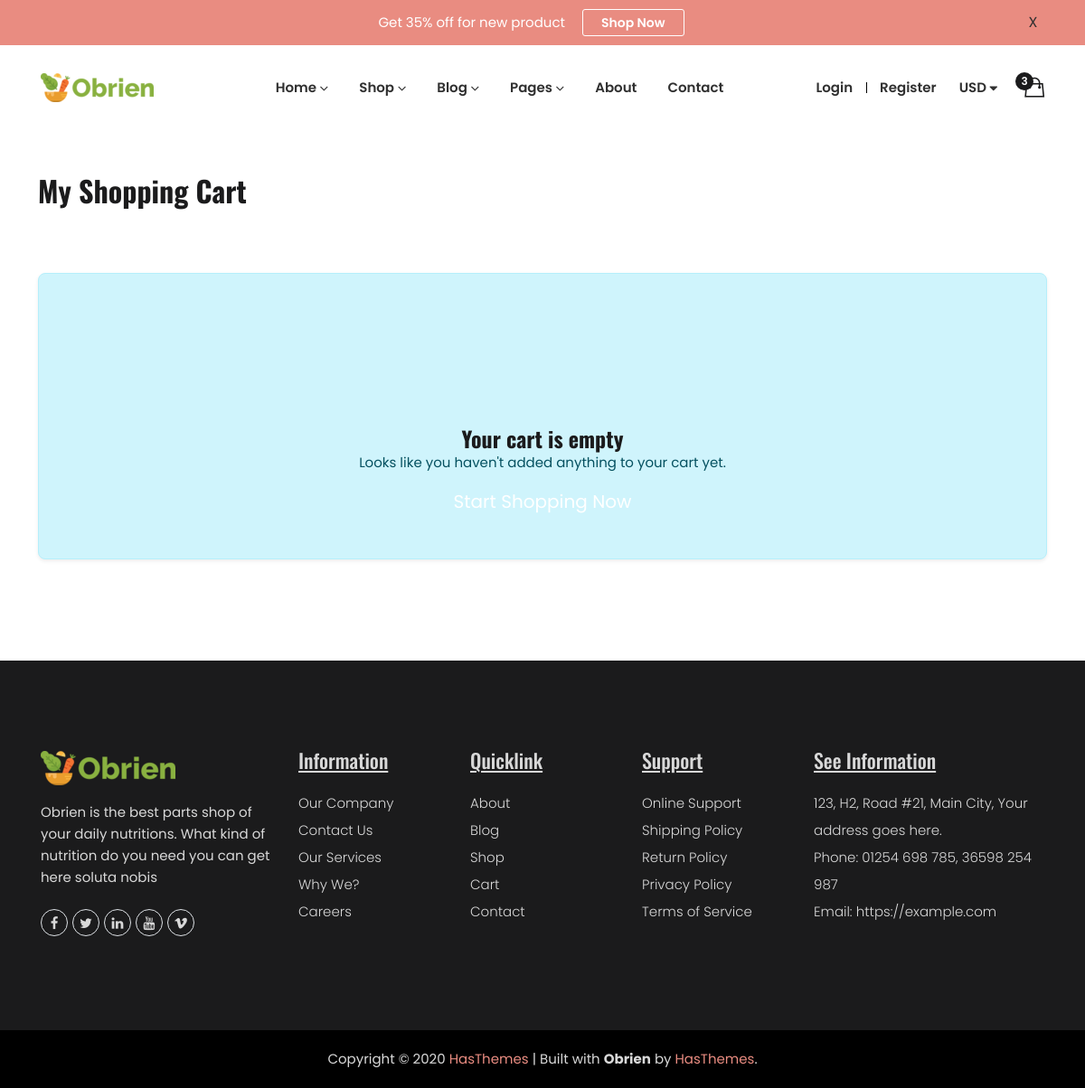
Before: /cart/ (signed in) with the older database file.
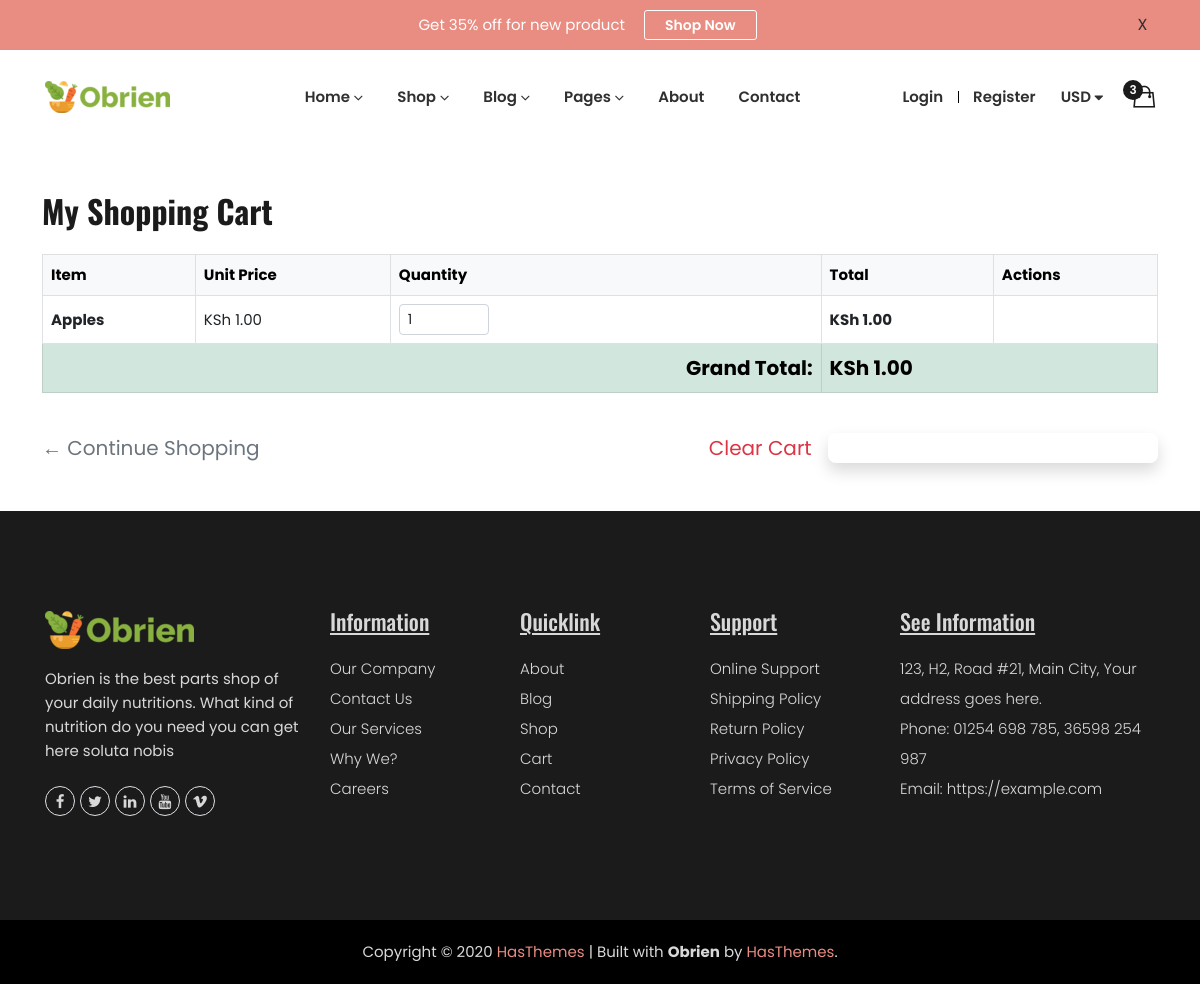
After: the same page with the newer database file.
### cart/models.py (models this page shows, shortened)
class CartItem(models.Model):
    cart = models.ForeignKey(Cart, on_delete=models.CASCADE, related_name='items')
    product = models.ForeignKey(
        Product,
        null=True,
        blank=True,
        on_delete=models.SET_NULL
    )
    basket = models.ForeignKey(
        ProductBasket,
        null=True,
        blank=True,
        on_delete=models.SET_NULL
    )
    quantity = models.PositiveIntegerField(default=1)
    added_at = models.DateTimeField(auto_now_add=True)
    class Meta:
        constraints = [
            models.CheckConstraint(
                check=(
                    models.Q(product__isnull=False, basket__isnull=True) |
                    models.Q(product__isnull=True, basket__isnull=False)
                ),
                name='cartitem_either_product_or_basket'
            )
        ]
        unique_together = ('cart', 'product', 'basket')
    @property
    def unit_price(self):
        if self.product:
            return self.product.price
        elif self.basket:
            return self.basket.price
        return 0
    @property
    def total_price(self):
        return self.unit_price * self.quantity

class Cart(models.Model):
    user = models.OneToOneField(
        User,
        on_delete=models.CASCADE,
        related_name='cart'
    )
    created_at = models.DateTimeField(auto_now_add=True)
    updated_at = models.DateTimeField(auto_now=True)
    class Meta:
        verbose_name = 'Cart'
        verbose_name_plural = 'Carts'
    @property
    def total_price(self):
        return sum(item.total_price for item in self.items.all())

### products/models.py (models this page shows, shortened)
class Product(models.Model):
    product_id = models.CharField(max_length=50, unique=True, editable=False)
    name = models.CharField(max_length=200)
    slug = models.SlugField(max_length=200, unique=True)
    stock = models.PositiveIntegerField(default=0)
    price = models.DecimalField(max_digits=10, decimal_places=2, validators=[MinValueValidator(0)])
    description = models.TextField()
    image = models.ImageField(upload_to=product_image_path)
    is_new = models.BooleanField(default=False)
    category = models.ForeignKey(Category, on_delete=models.SET_NULL, null=True, blank=True, related_name='products')
    is_active = models.BooleanField(default=True)
    created_at = models.DateTimeField(auto_now_add=True)
    updated_at = models.DateTimeField(auto_now=True)
    is_in_basket = models.BooleanField(default=False, editable=False)
    class Meta:
        ordering = ['-created_at']
        indexes = [
            models.Index(fields=['slug']),
            models.Index(fields=['category']),
            models.Index(fields=['is_active']),
            models.Index(fields=['is_new']),
        ]

### cart/views.py (the view)
# urls.py: path('', views.cart_detail, name='cart_detail'),
@login_required
def cart_detail(request):
    cart, created = Cart.objects.get_or_create(user=request.user)
    return render(request, 'cart/cart_detail.html', {
        'cart': cart,
    })

### templates/cart/cart_detail.html (shortened to what this page needs)
{% extends 'base.html' %}
{% load static %}
{% block content %}
<div class="container my-5">
    <h2 class="mb-4">My Shopping Cart</h2>
    {% if cart.items.exists %}
        <div class="table-responsive">
            <table class="table table-bordered align-middle">
                <thead class="table-light">
                    <tr>
                        <th>Item</th>
                        <th>Unit Price</th>
                        <th>Quantity</th>
                        <th>Total</th>
                        <th>Actions</th>
                    </tr>
                </thead>
                <tbody>
                    {% for item in cart.items.all %}
                    <tr>
                        <td>
                            <strong>
                                {% if item.product %}
                                    {{ item.product.name }}
                                {% else %}
                                    {{ item.basket.name }} <small class="text-muted">(Combo Basket)</small>
                                {% endif %}
                            </strong>
                        </td>
                        <td>KSh {{ item.unit_price|floatformat:2 }}</td>
                        <td>
                            <form action="{% url 'cart:update_cart_item' %}" method="post" class="d-flex gap-2 align-items-center">
                                <input type="number"
                                       name="quantity"
                                       value="{{ item.quantity }}"
                                       min="1"
                                       class="form-control form-control-sm"
                                       style="width: 90px;"
                                       required>
                                <button type="submit"
                                        class="btn btn-primary btn-sm px-3">
                                </button>
                            </form>
                        </td>
                        <td><strong>KSh {{ item.total_price|floatformat:2 }}</strong></td>
                        <td>
                            <a href="{% url 'cart:remove_from_cart' item.id %}"
                               class="btn btn-danger btn-sm"
                               onclick="return confirm('Remove this item from cart?')">
                            </a>
                        </td>
                    </tr>
                    {% endfor %}
                </tbody>
                <tfoot>
                    <tr class="table-success">
                        <td colspan="3" class="text-end fw-bold fs-5">Grand Total:</td>
                        <td colspan="2" class="fw-bold fs-5">KSh {{ cart.total_price|floatformat:2 }}</td>
                    </tr>
                </tfoot>
            </table>
        </div>
        <div class="d-flex justify-content-between align-items-center mt-4">
            <a href="{% url 'products:home' %}" class="btn btn-outline-secondary btn-lg">
                ← Continue Shopping
            </a>
            <div class="d-flex gap-3">
                <a href="{% url 'cart:clear_cart' %}"
                   class="btn btn-outline-danger btn-lg"
                   onclick="return confirm('Clear entire cart?')">
                    Clear Cart
                </a>
                <a href="{% url 'checkout:checkout' %}"
                   class="btn btn-success btn-lg px-5 shadow">
                </a>
            </div>
        </div>
    {% else %}
        <div class="text-center py-5">
            <div class="alert alert-info rounded-3 shadow-sm p-5">
                <i class="fas fa-shopping-cart fa-5x text-muted mb-4"></i>
                <h4>Your cart is empty</h4>
                <p>Looks like you haven't added anything to your cart yet.</p>
                <a href="{% url 'products:home' %}" class="btn btn-primary btn-lg mt-3">
                    Start Shopping Now
                </a>
            </div>
        </div>
    {% endif %}
</div>
{% endblock %}

Changed rows visible on the page:
added CartItem: product.name "Apples", unit_price "1.00", quantity "1", total_price "1.00"
added Cart: total_price "1.00"
Other visible differences:
text no longer shown: "Your cart is empty Looks like you haven't added anything to your cart yet. Start Shopping Now"
text now shown: "Item Unit Price Quantity Total Actions Grand Total: KSh ← Continue Shopping Clear Cart"
